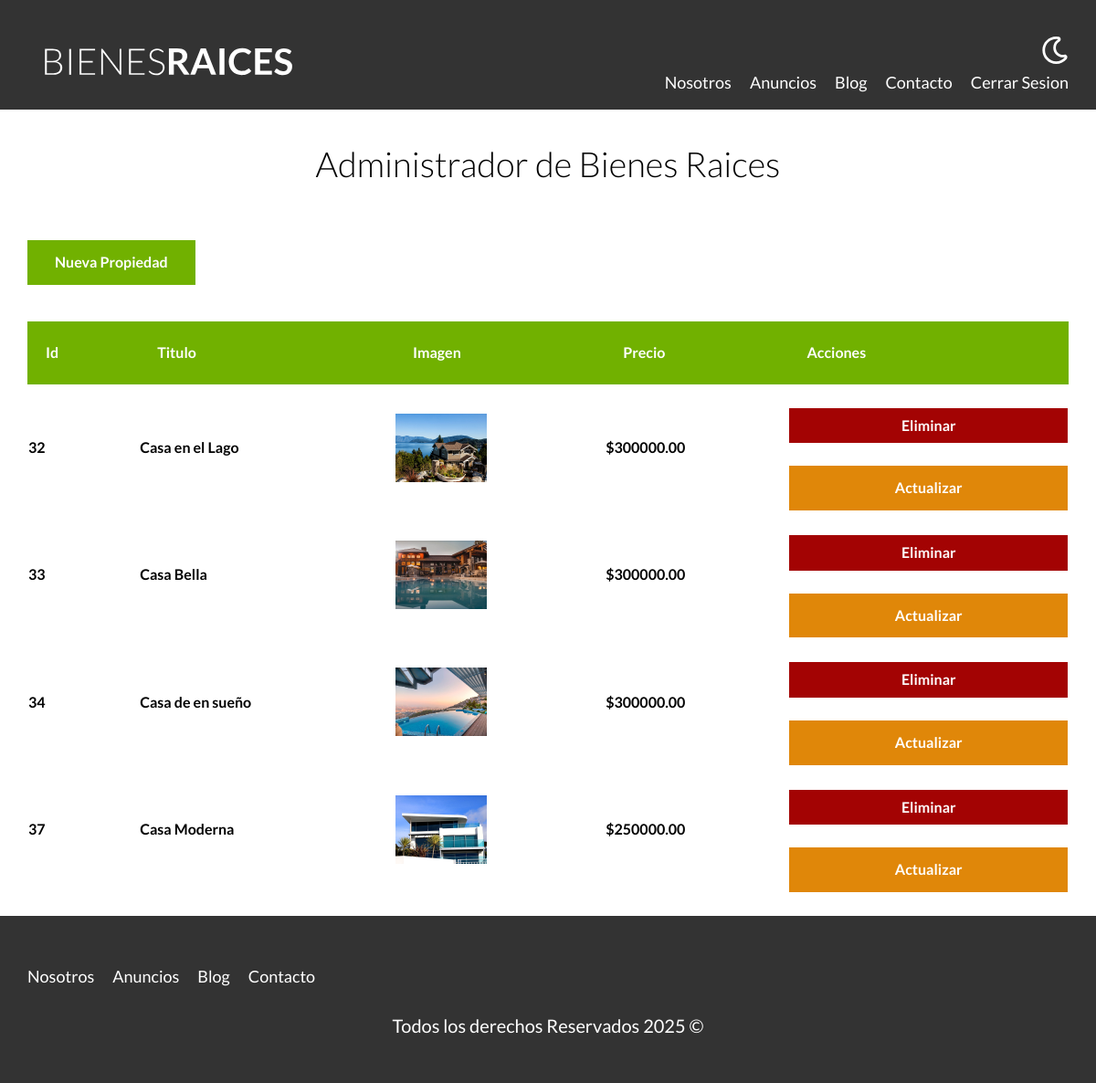
The page /admin (signed in) on the database its author committed.
### tables this page shows
CREATE TABLE `propiedades` (
  `id` int NOT NULL AUTO_INCREMENT,
  `titulo` varchar(45) DEFAULT NULL,
  `precio` decimal(10,2) DEFAULT NULL,
  `imagen` varchar(200) DEFAULT NULL,
  `descripcion` longtext,
  `habitaciones` int DEFAULT NULL,
  `wc` int DEFAULT NULL,
  `estacionamientos` int DEFAULT NULL,
  `creado` date DEFAULT NULL,
  `vendedorId` int NOT NULL,
  PRIMARY KEY (`id`),
  KEY `fk_Propiedades_vendedores_idx` (`vendedorId`),
  CONSTRAINT `fk_Propiedades_vendedores` FOREIGN KEY (`vendedorId`) REFERENCES `vendedores` (`id`)
);

### includes/funciones.php (called while the page is built, shortened)
<?php
function incluirTemplate(string $nombre, bool $inicio = false)
{
    include TEMPLEATES_URL . "/{$nombre}.php";
}

### admin/index.php (the view, shortened to what this page needs)
<?php
    require '../includes/funciones.php';
    $db=conectarDB();
    $query="SELECT * FROM propiedades";
    $resultadoConsulta =mysqli_query($db,$query);
    incluirTemplate('header');
?>
    <main class="contenedor seccion">
        <h1>Administrador de Bienes Raices</h1>
        <a href="/admin/propiedades/crear.php" class="boton boton-verde">Nueva Propiedad</a>
        <table class="propiedades">
            <thead>
                <tr>
                    <th>Id</th>
                    <th>Titulo</th>
                    <th>Imagen</th>
                    <th>Precio</th>
                    <th>Acciones</th>
                </tr>
            </thead>
            <tbody>
                <?php while($propiedad=mysqli_fetch_assoc($resultadoConsulta)): ?>
                <tr>
                    <td><?php echo $propiedad['id']?></td>
                    <td><?php echo $propiedad['titulo']?></td>
                    <td><img src="/imagenes/<?php echo $propiedad['imagen']?>" class="imagen-tabla"></td>
                    <td> $<?php echo $propiedad['precio']  ?></td>
                    <td>
                    <form method="POST" class="w-100">
                    <input type="submit" class="boton-rojo-block" value="Eliminar">
                    </form>
                    <a href="/admin/propiedades/actualizar.php?id=<?php echo $propiedad['id']  ?>" class="boton-amarillo-block">Actualizar</a></td>
                </tr>
                <?php endwhile;?>
            </tbody>
        </table>
    </main>
<?php
    incluirTemplate('footer');
?>

### includes/templeates/header.php (shortened to what this page needs)
<?php
$auth =$_SESSION['login'] ?? false;
?>
<!DOCTYPE html>
<html lang="en">
<head>
    <link rel="stylesheet" href="/build/css/app.css">
</head>
<body>
    <header class="header <?php echo $inicio ? 'inicio' : ''; ?>">
        <div class="contenedor contenido-header">
            <div class="barra">
                <a href="/">
                    <img src="/build/img/logo.svg" alt="Logotipo de Bienes Raices">
                </a>
                <div class="derecha">
                    <img class="dark-mode-boton" src="/build/img/dark-mode.svg">
                    <nav class="navegacion">
                        <a href="/nosotros.php">Nosotros</a>
                        <a href="/anuncios.php">Anuncios</a>
                        <a href="/blog.php">Blog</a>
                        <a href="/contacto.php">Contacto</a>
                        <?php if($auth): ?>
                            <a href="/cerrar-sesion.php">Cerrar Sesion</a>
                        <?php endif; ?>
                    </nav>
                </div>
            </div>
        </div>
    </header>

### includes/templeates/footer.php (shortened to what this page needs)
<footer class="footer seccion">
        <div class="contenedor contenedor-footer">
            <nav class="navegacion">
                <a href="nosotros.php">Nosotros</a>
                <a href="anuncios.php">Anuncios</a>
                <a href="blog.php">Blog</a>
                <a href="contacto.php">Contacto</a>
            </nav>
        </div>
        <p class="copyright">Todos los derechos Reservados <?php echo $fecha=date('Y');?> &copy;</p>
    </footer>
</body>
</html>

### build/css/app.css (style rules this page uses)
html { line-height:1.15;-webkit-text-size-adjust:100% }
body { margin:0 }
main { display:block }
h1 { font-size:2em;margin:.67em 0 }
a { background-color:rgba(0,0,0,0) }
img { border-style:none }
button,input,optgroup,select,textarea { font-family:inherit;font-size:100%;line-height:1.15;margin:0 }
button,input { overflow:visible }
button,[type=button],[type=reset],[type=submit] { -webkit-appearance:button }
html { font-size:62.5%;box-sizing:border-box }
*,*:before,*:after { box-sizing:inherit }
body { font-family:"Lato",sans-serif;font-size:1.6rem;line-height:1.8 }
p { color:#000;font-size:2rem }
.contenedor { width:95%;max-width:120rem;margin:0 auto }
a { text-decoration:none }
img,picture { width:100%;display:block }
h1,h2,h3 { font-family:"Lato",sans-serif;margin:2.5rem 0;font-weight:300;text-align:center }
h1 { font-size:3.8rem }
.seccion { margin-top:2.5rem;margin-bottom:2.5rem }
.w-100 { width:100% }
.boton-amarillo-block { background-color:#e08709;color:#fff;font-weight:700;text-decoration:none;padding:1rem 3rem;text-align:center;margin-top:2.5rem;display:block;border:none }
.boton-verde { background-color:#71b100;color:#fff;font-weight:700;text-decoration:none;padding:1rem 3rem;text-align:center;margin-top:2.5rem;display:inline-block;border:none }
.boton-rojo-block { width:100%;background-color:#a30303;color:#fff;font-weight:700;text-decoration:none;padding:1rem 3rem;text-align:center;margin-top:2.5rem;display:block;border:none }
.header { background-color:#333;padding:1rem 0 3rem 0 }
.contenido-header { display:flex;flex-direction:column;justify-content:space-between }
.footer { padding:2.5rem 0;background-color:#333;margin-bottom:0 }
.footer .contenedor-footer { padding-top:2.5rem }
.footer .navegacion { visibility:visible;opacity:1;height:auto }
.footer .copyright { color:#fff;text-align:center }
.derecha { display:flex;flex-direction:column;align-items:center }
@media (min-width: 768px) { .derecha { align-items:flex-end } }
.derecha .dark-mode-boton { width:3rem;margin-top:3rem;margin-bottom:2rem;filter:invert(100%) }
@media (min-width: 768px) { .derecha .dark-mode-boton { margin-top:0 } }
.barra { display:flex;flex-direction:column;align-items:center;padding-top:3rem }
.barra img { width:30rem }
@media (min-width: 768px) { .barra { flex-direction:row;justify-content:space-between;align-items:flex-end } }
.navegacion { visibility:hidden;opacity:0;height:0;transition:visibility .3s ease-in-out,opacity .5s linear,height .5s linear }
@media (min-width: 768px) { .navegacion { display:flex;align-items:center;opacity:1;visibility:visible } }
.navegacion a { color:#fff;text-decoration:none;font-size:2.2rem;display:block;text-align:center }
@media (min-width: 768px) { .navegacion a { margin-right:2rem;font-size:1.8rem } }
@media (min-width: 768px) { .navegacion a:last-of-type { margin-right:0 } }
table.propiedades { color:#000;font-weight:700;margin-top:4rem;width:100%;border-spacing:0;text-align:justify }
table.propiedades thead { background-color:#71b100 }
table.propiedades thead th { color:#fff;padding:2rem }
.imagen-tabla { width:10rem }

### rows shown on the page
propiedades: id "32", titulo "Casa en el Lago", imagen (picture), precio "300000.00"
propiedades: id "33", titulo "Casa Bella", imagen (picture), precio "300000.00"
propiedades: id "34", titulo "Casa de en sueño", imagen (picture), precio "300000.00"
propiedades: id "37", titulo "Casa Moderna", imagen (picture), precio "250000.00"
